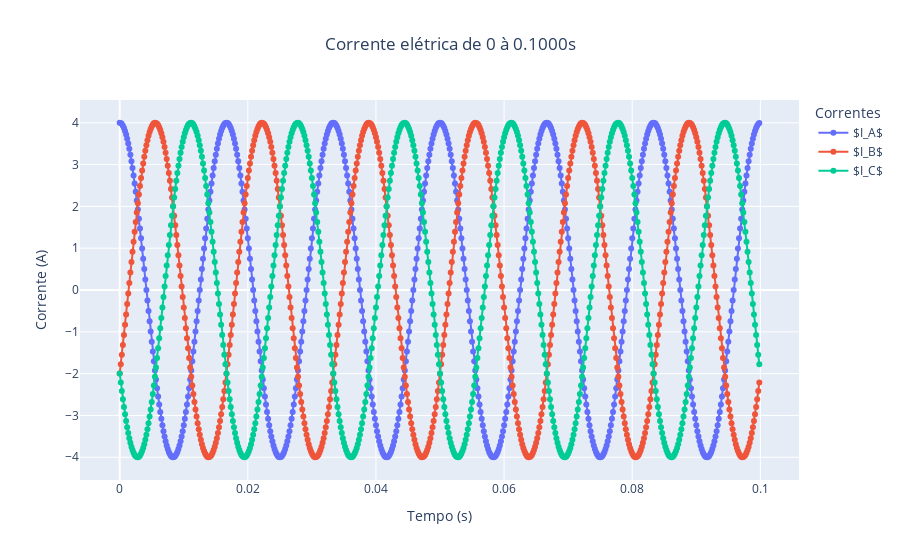

The code cell stored with this chart in its notebook:
### Code cell
numero_da_simulacao = 1
t_sim               = t[numero_da_simulacao-1]
# Plot do gráfico de corrente
ia = i * np.cos(2*np.pi*freq*t_sim)
ib = i * np.cos(2*np.pi*freq*t_sim - 2*np.pi/3)
ic = i * np.cos(2*np.pi*freq*t_sim + 2*np.pi/3)

fig = go.Figure()
fig.add_trace(go.Scatter(x=t_sim, y=ia, name="$I_A$", mode="lines+markers"))
fig.add_trace(go.Scatter(x=t_sim, y=ib, name="$I_B$", mode="lines+markers"))
fig.add_trace(go.Scatter(x=t_sim, y=ic, name="$I_C$", mode="lines+markers"))
fig.update_layout(title=f"Corrente elétrica de 0 à {ciclos*T:.4f}s",
                  title_x=0.5,
                  legend_title_text="Correntes",
                  yaxis=dict(exponentformat="SI", title="Corrente (A)"),
                  xaxis=dict(exponentformat="SI", title="Tempo (s)"))

### Figure 1 — Plotly figure (JSON) as saved in the notebook; plotly's stock layout.template omitted (floating-point values rounded to 4 significant figures; data arrays with more than 128 entries replaced by an {"elided": "..."} marker saying what was removed)
{"data": [{"mode": "lines+markers", "name": "$I_A$", "type": "scatter", "x": {"elided": "600 float values"}, "y": {"elided": "600 float values"}}, {"mode": "lines+markers", "name": "$I_B$", "type": "scatter", "x": {"elided": "600 float values"}, "y": {"elided": "600 float values"}}, {"mode": "lines+markers", "name": "$I_C$", "type": "scatter", "x": {"elided": "600 float values"}, "y": {"elided": "600 float values"}}], "layout": {"legend": {"title": {"text": "Correntes"}}, "title": {"text": "Corrente elétrica de 0 à 0.1000s", "x": 0.5}, "xaxis": {"exponentformat": "SI", "title": {"text": "Tempo (s)"}}, "yaxis": {"exponentformat": "SI", "title": {"text": "Corrente (A)"}}}}
